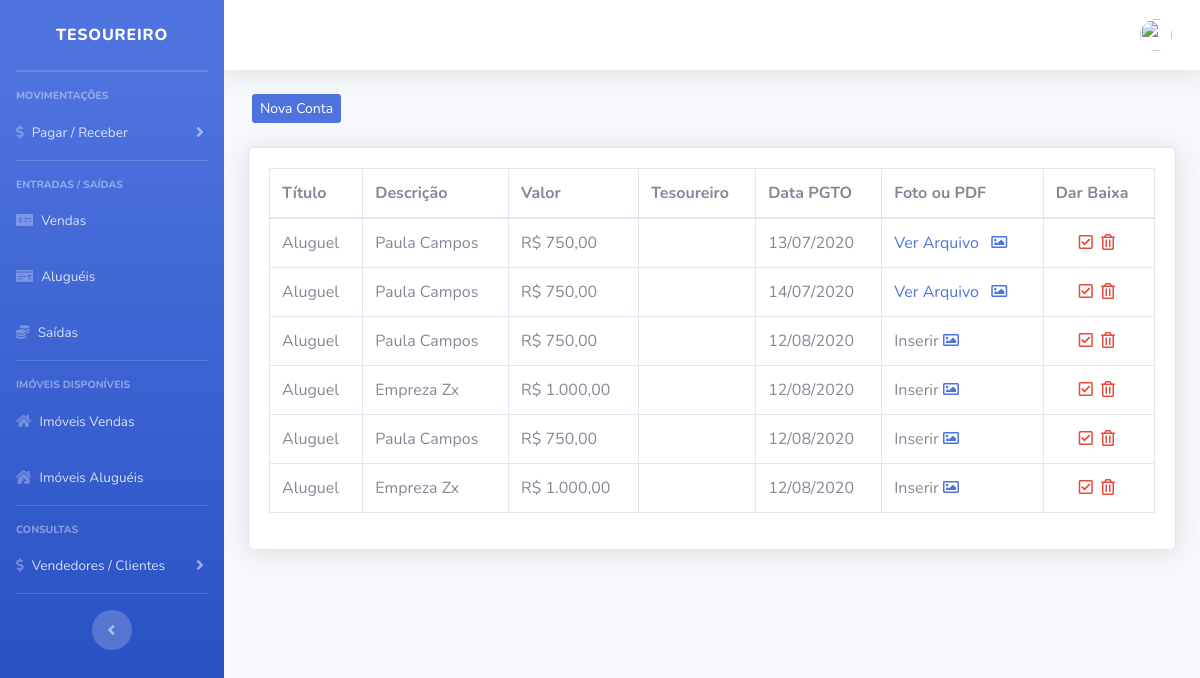
The app's page /imobiliaria/sistema/painel-tesouraria/index.php?pag=pagar, older data.
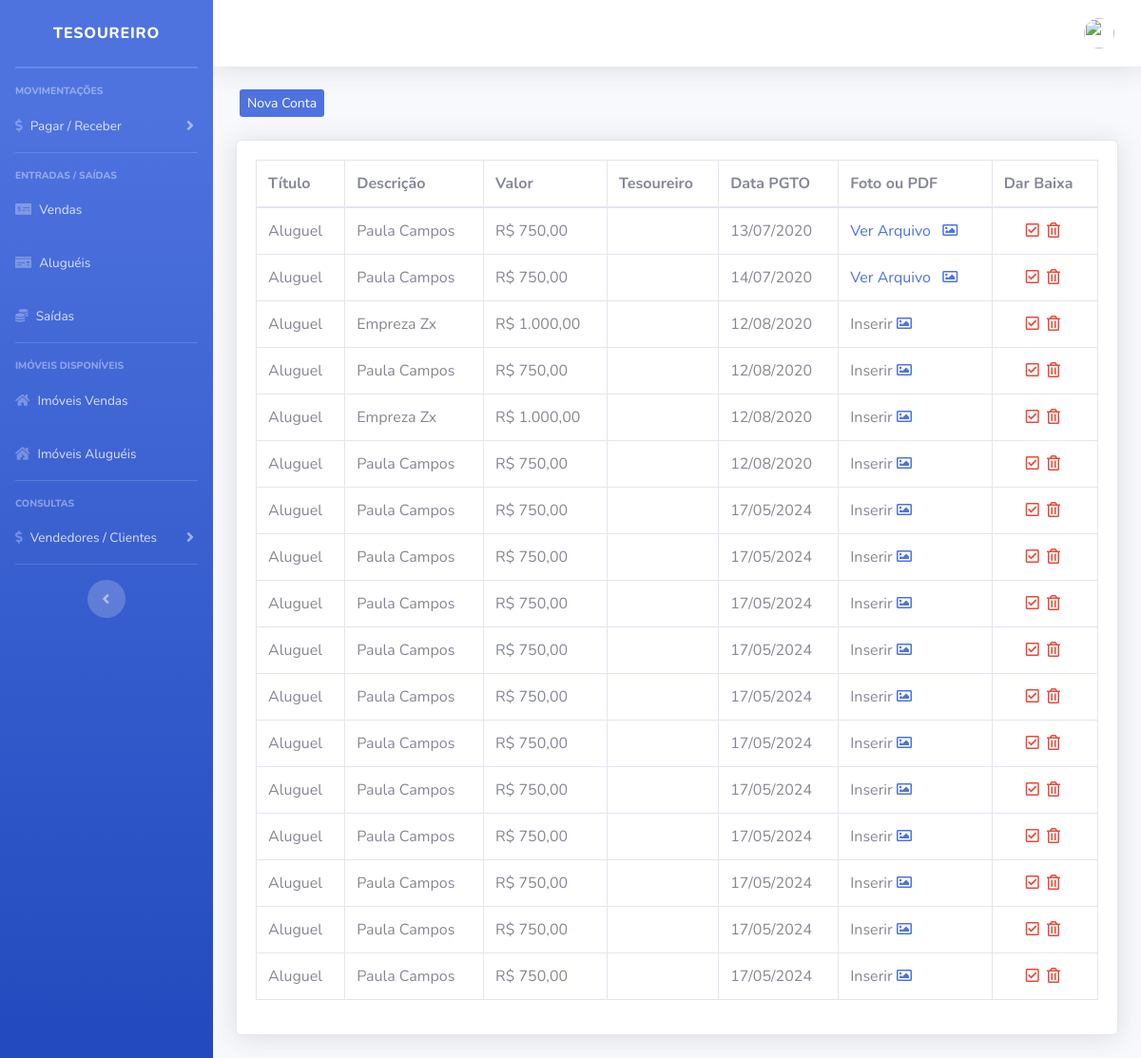
The same page, newer data.
### tables this page shows
CREATE TABLE `contas_pagar` (
  `id` int(11) NOT NULL,
  `valor` decimal(10,2) NOT NULL,
  `titulo` varchar(30) NOT NULL,
  `descricao` varchar(40) NOT NULL,
  `pago` varchar(5) NOT NULL,
  `tesoureiro` varchar(20) DEFAULT NULL,
  `data` date NOT NULL,
  `foto` varchar(150) DEFAULT NULL
);

### imobiliaria/sistema/painel-tesouraria/pagar.php (the view, shortened to what this page needs)
<?php
include_once("../../conexao.php");
$pag = "pagar";
$dataHoje = Date('Y-m-d');
?>
<div class="row mt-4 mb-4">
    <a type="button" class="btn-primary btn-sm ml-3 d-none d-md-block" href="index.php?pag=<?php echo $pag ?>&funcao=novo">Nova Conta</a>
</div>
<div class="card shadow mb-4">
    <div class="card-body">
        <div class="table-responsive">
            <table class="table table-bordered" id="dataTable" width="100%" cellspacing="0">
                <thead>
                    <tr>
                        <th>Título</th>
                        <th>Descrição</th>
                        <th>Valor</th>
                        <th>Tesoureiro</th>
                        <th>Data PGTO</th>
                        <th>Foto ou PDF</th>
                        <th>Dar Baixa</th>
                    </tr>
                </thead>
                <tbody>
                      <?php
                  $query = $pdo->query("SELECT * FROM contas_pagar where pago = 'Não' order by data asc ");
                  $res = $query->fetchAll(PDO::FETCH_ASSOC);
                  for ($i=0; $i < count($res); $i++) {
                      $id = $res[$i]['id'];
                      $titulo = $res[$i]['titulo'];
                      $valor = $res[$i]['valor'];
                      $descricao = $res[$i]['descricao'];
                      $dataPgto = $res[$i]['data'];
                      $foto = $res[$i]['foto'];
                      $dataPgto = implode('/', array_reverse(explode('-', $dataPgto)));
                      $valor = number_format($valor, 2, ',', '.');
                      if ($dataPgto < $dataHoje) {
                                    $classe = "text-danger";
                                } else {
                                    $classe = "text-success";
                                }
                      ?>
                    <tr>
                        <td><?php echo $titulo ?></td>
                        <td><?php echo $descricao ?></td>
                        <td>R$ <?php echo $valor ?></td>
                        <td><?php echo @$nomeTesoureiro ?></td>
                        <td><?php echo $dataPgto ?></td>
                        <td>
                            <?php
                            if($foto != null && $foto!=""){ ?>
                            <a href="../img/contas/<?php echo $foto ?>" target="_blank" class="mr-2">Ver Arquivo</a>
                            <?php }else{ ?>
                            Inserir
                             <?php } ?>
                            <a href="index.php?pag=<?php echo $pag ?>&funcao=foto&id=<?php echo $id ?>" class='text-primary mr-1' title='Inserir Foto ou PDF'><i class='far fa-image'></i></a>
                        </td>
                        <td align="center">
                            <a href="index.php?pag=<?php echo $pag ?>&funcao=baixa&id=<?php echo $id ?>&valor=<?php echo $valor ?>" class='<?php echo $classe ?> mr-1' title='Dar Baixa'><i class='far fa-check-square'></i></a>
                             <?php if($res[$i]['pago'] != 'Sim' ){ ?>
                             <a href="index.php?pag=<?php echo $pag ?>&funcao=excluir&id=<?php echo $id ?>" class='text-danger mr-1' title='Excluir Registro'><i class='far fa-trash-alt'></i></a>
                            <?php } ?>
                        </td>
                    </tr>
                   <?php } ?>
                </tbody>
            </table>
        </div>
    </div>
</div>

Row changes from the older to the newer data that the page shows:
shown differently, row unchanged: contas_pagar (number 3 of 17 on the later page): moves up the list
shown differently, row unchanged: contas_pagar (number 4 of 17 on the later page): moves up the list
shown differently, row unchanged: contas_pagar (number 5 of 17 on the later page): moves down the list
added contas_pagar: titulo "Aluguel", descricao "Paula Campos", valor "750,00", data "17/05/2024", shows "Inserir"
added contas_pagar: titulo "Aluguel", descricao "Paula Campos", valor "750,00", data "17/05/2024", shows "Inserir"
added contas_pagar: titulo "Aluguel", descricao "Paula Campos", valor "750,00", data "17/05/2024", shows "Inserir"
added contas_pagar: titulo "Aluguel", descricao "Paula Campos", valor "750,00", data "17/05/2024", shows "Inserir"
added contas_pagar: titulo "Aluguel", descricao "Paula Campos", valor "750,00", data "17/05/2024", shows "Inserir"
added contas_pagar: titulo "Aluguel", descricao "Paula Campos", valor "750,00", data "17/05/2024", shows "Inserir"
added contas_pagar: titulo "Aluguel", descricao "Paula Campos", valor "750,00", data "17/05/2024", shows "Inserir"
added contas_pagar: titulo "Aluguel", descricao "Paula Campos", valor "750,00", data "17/05/2024", shows "Inserir"
added contas_pagar: titulo "Aluguel", descricao "Paula Campos", valor "750,00", data "17/05/2024", shows "Inserir"
added contas_pagar: titulo "Aluguel", descricao "Paula Campos", valor "750,00", data "17/05/2024", shows "Inserir"
added contas_pagar: titulo "Aluguel", descricao "Paula Campos", valor "750,00", data "17/05/2024", shows "Inserir"
